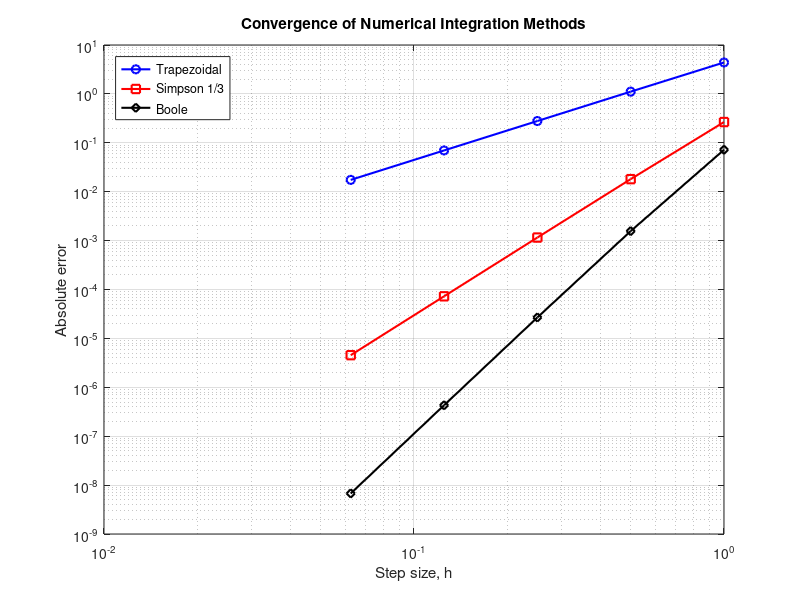

MATLAB code to generate this figure: (Note: this script raises an error after producing the figure.)
%% Exact integral
I_exact = exp(4) - 1;

% Number of subintervals
N = [4 8 16 32 64];

E_trap = zeros(size(N));
E_simp = zeros(size(N));
E_boole = zeros(size(N));

%% Calculate numerical errors
for j = 1:length(N)

    n = N(j);
    t = linspace(0,4,n+1);
    f = exp(t);
    dt = 4/n;

    % Composite trapezoidal
    I_trap = trapz(t,f);

    % Composite Simpson's 1/3
    I_simp = dt/3 * ...
        (f(1) + f(end) ...
        + 4*sum(f(2:2:end-1)) ...
        + 2*sum(f(3:2:end-2)));

    % Composite Boole's rule
    I_boole = 0;

    for i = 1:4:n
        I_boole = I_boole + 2*dt/45 * ...
            (7*f(i) + 32*f(i+1) + ...
            12*f(i+2) + 32*f(i+3) ...
            + 7*f(i+4));
    end

    % Absolute errors
    E_trap(j) = abs(I_trap-I_exact);
    E_simp(j) = abs(I_simp-I_exact);
    E_boole(j) = abs(I_boole-I_exact);
end

%% Calculate observed convergence orders
p_trap = log2(E_trap(1:end-1)./E_trap(2:end));
p_simp = log2(E_simp(1:end-1)./E_simp(2:end));
p_boole = log2(E_boole(1:end-1)./E_boole(2:end));

%% Plot convergence
figure;
hold on;

h = 4./N;

loglog(h, E_trap, 'bo-', 'LineWidth', 1.5, ...
    'DisplayName', 'Trapezoidal');

loglog(h, E_simp, 'rs-', 'LineWidth', 1.5, ...
    'DisplayName', 'Simpson 1/3');

loglog(h, E_boole, 'kd-', 'LineWidth', 1.5, ...
    'DisplayName', 'Boole');

xlabel('Step size, h');
ylabel('Absolute error');
title('Convergence of Numerical Integration Methods');

legend('Location','northwest');
grid on;
box on;
hold off;

% Display observed convergence orders
fprintf('\nConvergence Test Results:\n');

fprintf(' N      dt       Trap       Simpson      Boole\n');

for i = 2:length(N)
    fprintf('%3d   %7.4f   %8.4f   %8.4f   %8.4f\n', ...
        N(i), 4/N(i), ...
        p_trap(i-1), p_simp(i-1), p_boole(i-1));
end

% Exact integral
I_exact = exp(4) - 1;

% Romberg levels
n = 7;
R = NaN(n,n);

% First column: trapezoidal approximations
for i = 1:n

    N = 2^(i-1);
    t = linspace(0,4,N+1);
    f = exp(t);

    R(i,1) = trapz(t,f);
end

% Richardson extrapolation
for j = 2:n
    for i = j:n
        R(i,j) = R(i,j-1) + ...
            (R(i,j-1)-R(i-1,j-1)) ...
            /(4^(j-1)-1);
    end
end

% Absolute errors
E = abs(R - I_exact);

% Observed convergence orders
p = NaN(n,n);

for j = 1:3
    for i = j+1:n
        p(i,j) = log2(E(i-1,j)/E(i,j));
    end
end

% Display convergence results
N = 2.^(0:n-1)';
dt = 4./N;

Results = table(N, dt, p(:,1), p(:,2), p(:,3), ...
    'VariableNames', ...
    {'N','StepSize','Order2','Order4','Order6'});

disp(Results);

%% Exact integral
I_exact = exp(4) - 1;

% Number of subintervals
% N-1 must be divisible by 3
N = [4 7 10 13 16 19 25 31];

E_first = zeros(size(N));
E_last = zeros(size(N));

%% Calculate numerical errors
for j = 1:length(N)

    n = N(j);
    t = linspace(0,4,n+1);
    f = exp(t);
    dt = 4/n;

    %% A. Trapezoidal rule on last interval
    I_38_last = 0;

    % Composite Simpson 3/8 on first n-1 intervals
    for i = 1:3:n-1
        I_38_last = I_38_last + 3*dt/8 * ...
            (f(i) + 3*f(i+1) + ...
            3*f(i+2) + f(i+3));
    end

    % Trapezoidal rule on final interval
    I_trap_last = dt/2 * (f(n) + f(n+1));

    I_last = I_38_last + I_trap_last;

    %% B. Trapezoidal rule on first interval
    I_trap_first = dt/2 * (f(1) + f(2));

    I_38_first = 0;

    % Composite Simpson 3/8 on remaining intervals
    for i = 2:3:n-1
        I_38_first = I_38_first + 3*dt/8 * ...
            (f(i) + 3*f(i+1) + ...
            3*f(i+2) + f(i+3));
    end

    I_first = I_trap_first + I_38_first;

    %% Absolute errors
    E_last(j) = abs(I_last-I_exact);
    E_first(j) = abs(I_first-I_exact);

end

%% Observed convergence orders
% Since N does not double, use the general formula
p_last = log(E_last(1:end-1)./E_last(2:end)) ...
    ./ log(N(2:end)./N(1:end-1));

p_first = log(E_first(1:end-1)./E_first(2:end)) ...
    ./ log(N(2:end)./N(1:end-1));

%% Display results
Results = table(N(2:end)', (4./N(2:end))', ...
    p_last', p_first', ...
    'VariableNames', ...
    {'N','StepSize','TrapezoidalLast', ...
    'TrapezoidalFirst'});

disp(Results);

%% Plot convergence
figure;
hold on;

h = 4./N;

loglog(h, E_last, 'bo-', ...
    'LineWidth', 1.5, ...
    'DisplayName', 'Trapezoidal last');

loglog(h, E_first, 'rs-', ...
    'LineWidth', 1.5, ...
    'DisplayName', 'Trapezoidal first');

xlabel('Step size, h');
ylabel('Absolute error');
title('Convergence of Hybrid Simpson 3/8-Trapezoidal Rule');

legend('Location','northwest');
grid on;
box on;
hold off;
